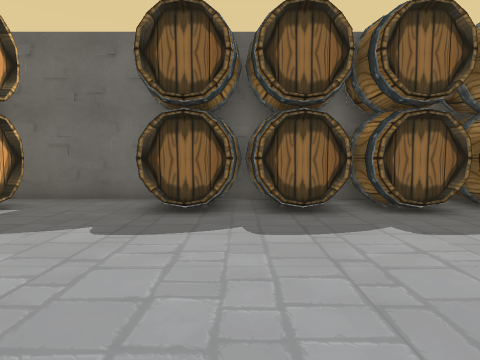
view 1 (above)

15 first-person views from a walk through a Unity game level. The camera is 1.2 m above the floor, tilts 4° down and sees 75° across. Doors are open. The floor is counted in squares, 1 m on a side. Each view is taken from the middle of a square. On the plan, view 1 faces up. The plan holds only what a view shows up to about 13 squares ahead; the rest is blank. The place goes on beyond the plan. The player is left out.

view 2
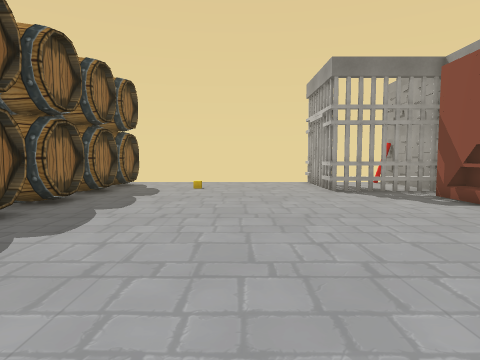

view 3
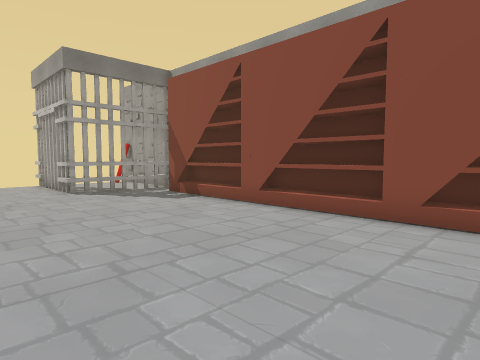

view 4
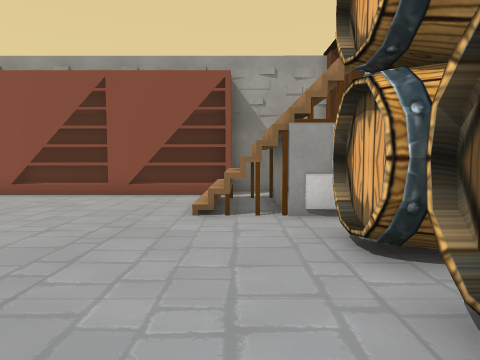

view 5
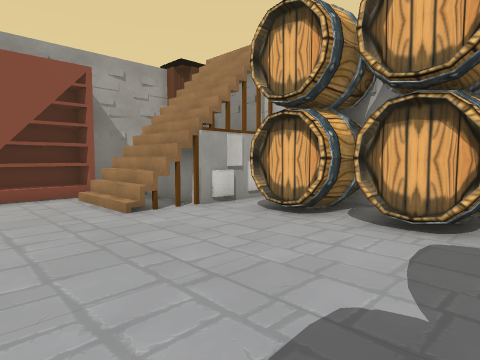

view 6
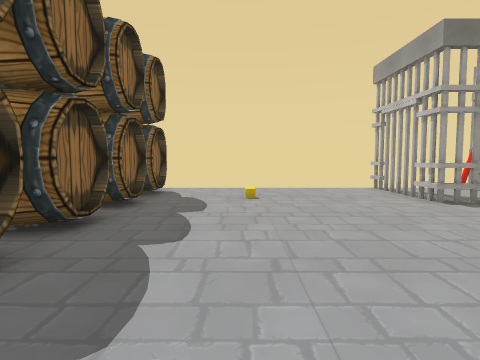

view 7
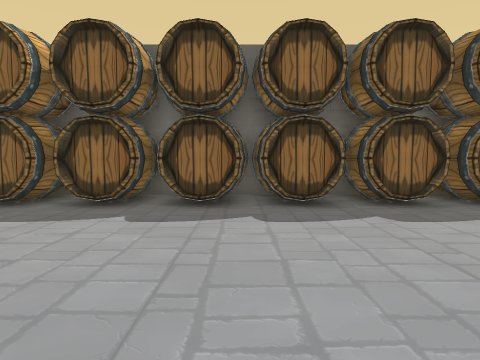

view 8
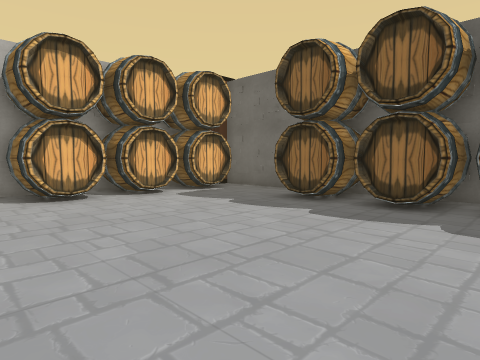

view 9
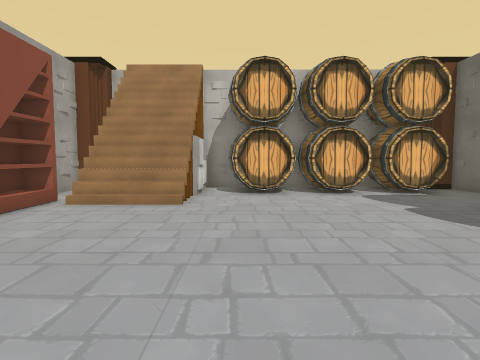

view 10
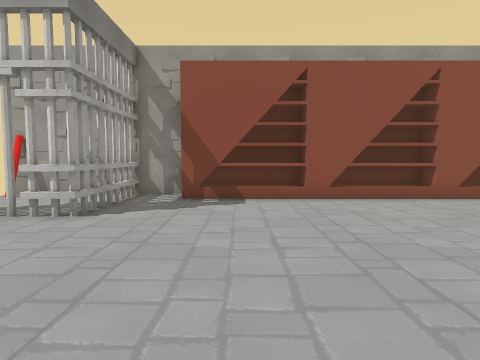

view 11
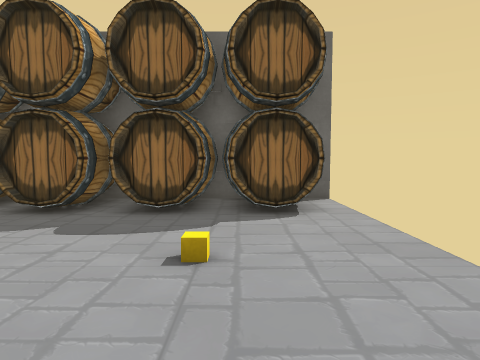

view 12
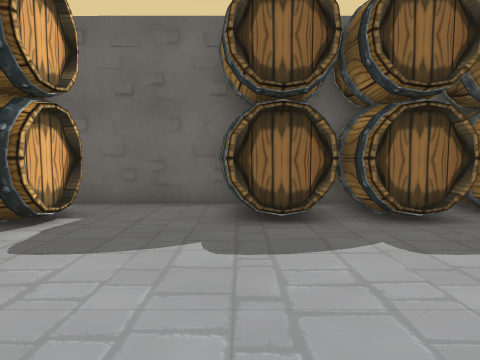

view 13
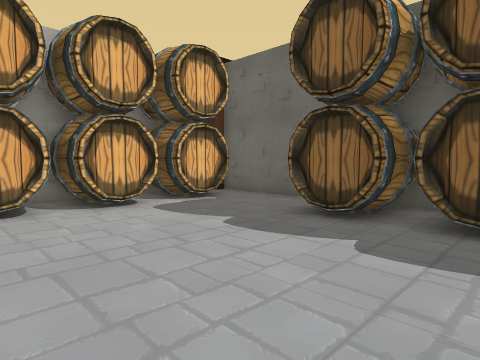

view 14
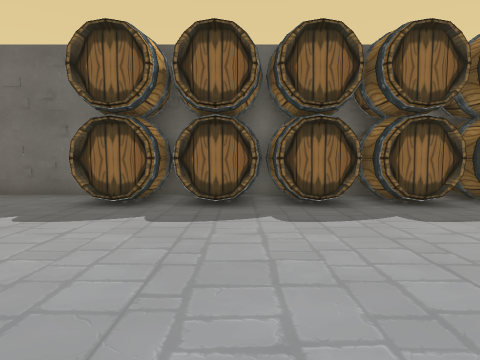

view 15
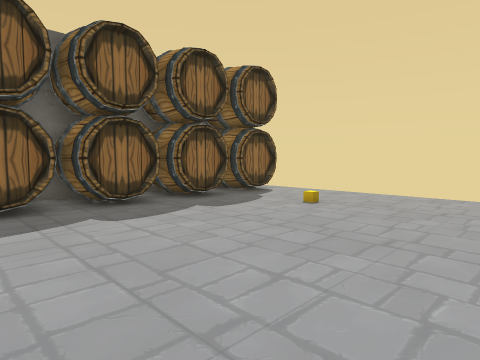

### Floor plan
Key: @ floor where view 1 was taken; # wall or solid block; . floor; / step, stairs or slope; v drop or lower ground; B barrel; C cube; F fence; G gate; K bookshelf; R red cylinder.
Columns run from 8 left of view 1 to 14 right of it. Each row starts with its distance up from view 1.
  9  #####BB#BB# #BB#BBB ##
  8   B...BBBBBBBBBBBBBBB
  7  BB...BBBBBBBBBBBBBBBB
  6  BB...................
  5  BB...................
  4 #BB...............C...
  3 #BB...................
  2 #BB...................
  1 #BB...................
  0 #vv.....@.............
 -1  /////...........FF..GG
 -2  /////...........F....
 -3  /////...........F....
 -4    /KKKKKKKKKKKKKF....
 -5  ####KKK#KKK#KKK#####R#
 -6  #

Positions as (right, up) in squares from view 1, and headings:
1: (0, 0), facing up
2: (-2, 2), facing right
3: (-2, 2), facing down-right
4: (-4, 6), facing down
5: (0, 6), facing down-left
6: (1, 4), facing right
7: (5, -1), facing up
8: (4, -1), facing up-left
9: (5, 1), facing left
10: (6, 5), facing down
11: (11, 0), facing up
12: (-2, 1), facing up
13: (2, 1), facing up-left
14: (2, -1), facing up
15: (3, -1), facing up-right
